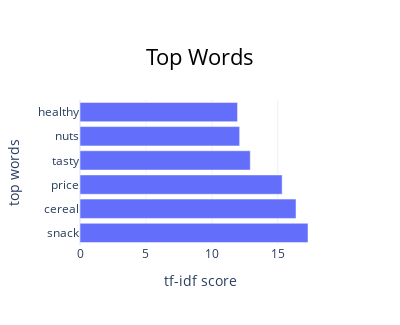

Source (notebook cell):
### Code cell
visualise_top_words(data, ["snacks"], True, custom_sw = custom_sw)

### Figure 1 — Plotly figure (JSON) as saved in the notebook; plotly's stock layout.template omitted (floating-point values rounded to 4 significant figures)
{"data": [{"alignmentgroup": "True", "hovertemplate": "tf-idf score=%{x}<br>top words=%{y}<extra></extra>", "legendgroup": "", "marker": {"color": "#636efa", "pattern": {"shape": ""}}, "name": "", "offsetgroup": "", "orientation": "h", "showlegend": false, "textposition": "auto", "type": "bar", "x": [17.29, 16.39, 15.33, 12.92, 12.11, 11.95], "xaxis": "x", "y": ["snack", "cereal", "price", "tasty", "nuts", "healthy"], "yaxis": "y"}], "layout": {"barmode": "relative", "height": 325, "hoverlabel": {"bgcolor": "white", "font": {"family": "Rockwell", "size": 16}}, "legend": {"tracegroupgap": 0}, "showlegend": false, "title": {"font": {"color": "Black", "size": 22}, "text": "Top Words", "x": 0.5, "xanchor": "center", "yanchor": "top"}, "width": 400, "xaxis": {"anchor": "y", "domain": [0, 1], "title": {"text": "tf-idf score"}}, "yaxis": {"anchor": "x", "domain": [0, 1], "title": {"text": "top words"}}}}
